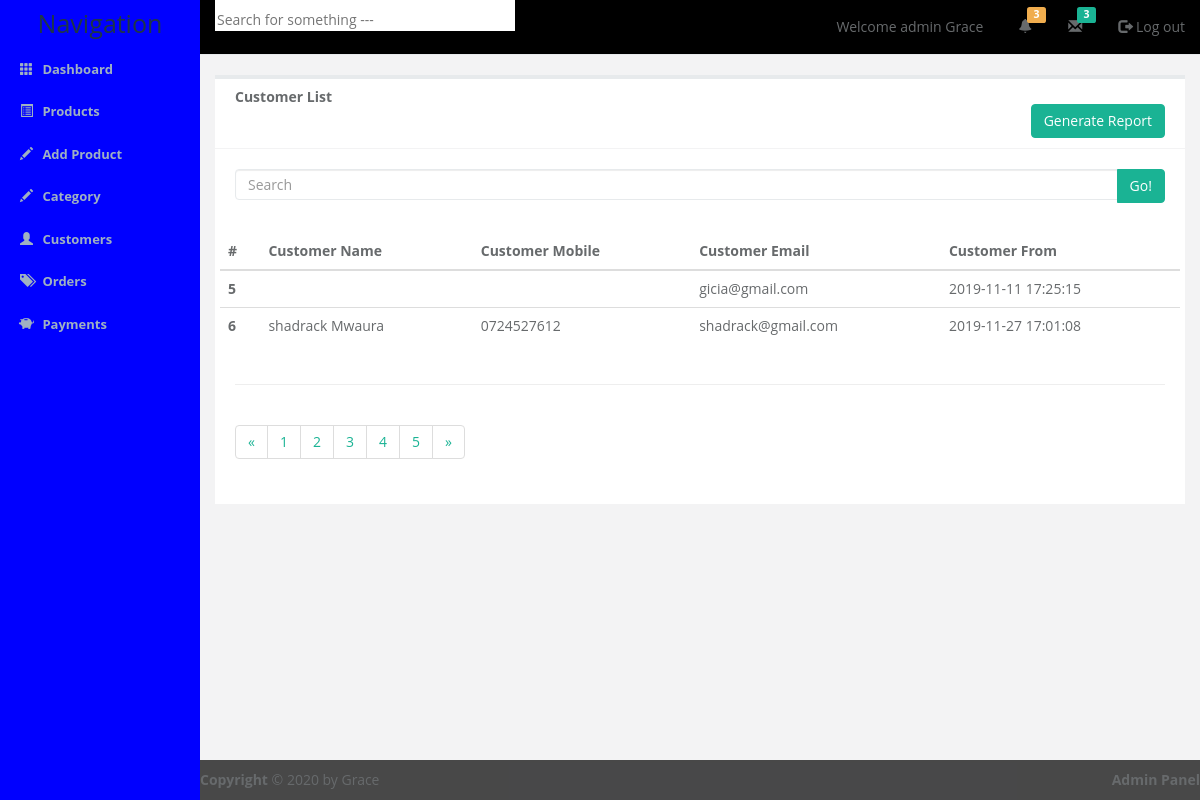
Page /admin/customers.php on the committed database.
### tables this page shows
CREATE TABLE `users` (
  `id` int(11) NOT NULL,
  `email` varchar(255) NOT NULL,
  `password` varchar(255) NOT NULL,
  `timestamp` datetime NOT NULL DEFAULT current_timestamp()
);

CREATE TABLE `usersmeta` (
  `id` int(11) NOT NULL,
  `uid` int(11) NOT NULL,
  `firstname` varchar(255) NOT NULL,
  `lastname` varchar(255) NOT NULL,
  `company` varchar(255) NOT NULL,
  `address1` varchar(255) NOT NULL,
  `address2` varchar(255) NOT NULL,
  `city` varchar(255) NOT NULL,
  `state` varchar(255) NOT NULL,
  `country` varchar(255) NOT NULL,
  `zip` varchar(255) NOT NULL,
  `mobile` varchar(255) NOT NULL
);

### admin/customers.php (the view, shortened to what this page needs)
<?php
require_once 'config/db.php';
?>
<!DOCTYPE html>
<html lang="">
<head>
  <link href="css/bootstrap.min.css" rel="stylesheet">
  <link href="http://netdna.bootstrapcdn.com/bootstrap/3.2.0/css/bootstrap.min.css" rel="stylesheet">
  <link href="css/custom.css" rel="stylesheet">
</head>
<body>
  <div class="container-fluid display-table">
    <div class="row display-table-row">
      <div class="col-md-2 col-sm-1 hidden-xs display-table-cell valign-top" id="side-menu">
        <h1 class="hidden-sm hidden-xs">Navigation</h1>
        <ul>
          <li class="link ">
            <a href="">
              <span class="glyphicon glyphicon-th" aria-hidden="true"></span>
              <span class="hidden-sm hidden-xs">Dashboard</span>
            </a>
          </li>
          <li class="link">
            <a href="products.php">
              <span class="glyphicon glyphicon-list-alt" aria-hidden="true"></span>
              <span class="hidden-sm hidden-xs">Products</span>
            </a>
          </li>
          <li class="link">
            <a href="new-product.php">
              <span class="glyphicon glyphicon-pencil" aria-hidden="true"></span>
              <span class="hidden-sm hidden-xs">Add Product</span>
            </a>
          </li>
          <li class="link">
            <a href="category.php">
              <span class="glyphicon glyphicon-pencil" aria-hidden="true"></span>
              <span class="hidden-sm hidden-xs">Category</span>
            </a>
          </li>
          <li class="link">
            <a href="customers.php">
              <span class="glyphicon glyphicon-user" aria-hidden="true"></span>
              <span class="hidden-sm hidden-xs">Customers</span>
            </a>
          </li>
          <li class="link">
            <a href="orders.php">
              <span class="glyphicon glyphicon-tags" aria-hidden="true"></span>
              <span class="hidden-sm hidden-xs">Orders</span>
            </a>
          </li>
          <li class="link">
            <a href="payments.php">
              <span class="glyphicon glyphicon-piggy-bank" aria-hidden="true"></span>
              <span class="hidden-sm hidden-xs">Payments</span>
            </a>
          </li>
        </ul>
      </div>
      <div class="col-md-10 col-md-11 display-table-cell valign-top box ">
        <div class="row">
          <header id="nav-header" class="clearfix">
            <div class="col-md-5">
              <input type="text" id="header-search-field" name="" class="hidden-sm hidden-xs" placeholder="Search for something ---">
            </div>
            <div class="col-md-7">
              <ul class="pull-right">
                <li id="welcome" class=" hidden-xs">Welcome admin Grace</li>
                <li class="fixed-width">
                  <a href=""><span class="glyphicon glyphicon-bell" aria-hidden="true"></span>
                    <span class="label label-warning"> 3</span></a>
                </li>
                <li class="fixed-width">
                  <a href="">
                    <span class="glyphicon glyphicon-envelope" aria-hidden="true"></span>
                    <span class="label label-message"> 3</span></a>
                </li>
                <li>
                  <a href="" class="logout"><span class="glyphicon glyphicon-log-out" aria-hidden="true"></span> Log
                    out</a>
                </li>
              </ul>
            </div>
          </header>
        </div>
        <div id="content">
          <header class="clearfix">
            <h2 class="page_title">Customer List</h2>
            <a href="reports/customers.php" class="btn btn-primary pull-right" target="_blank" download>Generate
              Report</a>
          </header>
          <div class="content-inner">
            <div class="row search-row">
              <div class="col-md-12">
                <div class="input-group">
                  <input type="text" class="form-control search-field" id="search" placeholder="Search">
                  <span class="input-group-btn">
                    <button type="button" class="btn btn-primary">Go!</button>
                  </span>
                </div>
              </div>
            </div>
            <div class="row">
              <table class="table table-hover">
                <thead>
                  <tr>
                    <th>#</th>
                    <th>Customer Name</th>
                    <th>Customer Mobile</th>
                    <th>Customer Email</th>
                    <th>Customer From</th>
                  </tr>
                </thead>
                <tbody>
                  <?php
                  $sql = "SELECT * FROM users u JOIN usersmeta u1 WHERE u.id=u1.uid";
                  $res = mysqli_query($con, $sql);
                  while ($r = mysqli_fetch_assoc($res)) {
                  ?>
                    <tr>
                      <th scope="row"><?php echo $r['id']; ?></th>
                      <td><?php echo $r['firstname'] . " " . $r['lastname']; ?></td>
                      <td><?php echo $r['mobile']; ?></td>
                      <td><?php echo $r['email']; ?></td>
                      <td><?php echo $r['timestamp']; ?></td>
                    <?php } ?>
                </tbody>
              </table>
            </div>
            <hr>
            <div class="row">
              <div class="col-md-12">
                <nav>
                  <ul class="pagination">
                    <li><a href="#">&laquo;</a></li>
                    <li><a href="#">1</a></li>
                    <li><a href="#">2</a></li>
                    <li><a href="#">3</a></li>
                    <li><a href="#">4</a></li>
                    <li><a href="#">5</a></li>
                    <li><a href="#">&raquo;</a></li>
                  </ul>
                </nav>
              </div>
            </div>
          </div>
        </div>
        <div class="row">
          <footer id="admin-footer" class="cle">
            <div class="pull-left">
              <b>Copyright </b>&copy; 2020 by Grace
            </div>
            <div class="pull-right">
              <b>Admin Panel</b>
            </div>
          </footer>
        </div>
      </div>
    </div>
  </div>
</body>
</html>

### admin/css/custom.css (style rules this page uses)
html, body { font-family: "open sans", "helvetica Neue",helvetica, Arial, sans-serif; background-color: #f3f3f4; color: #676a6c; height: 100%; }
.box { border: 1px; }
#side-menu { background-color:blue; padding: 0px; }
#side-menu h1 { color: #1f3647; text-align: center; margin: 10px 0px; font-size: 25px; }
#side-menu ul { list-style: none; padding: 0px; margin: 0px; }
#side-menu a { list-style: none; padding: 12px 20px; text-decoration: none; color: #9fb1c2; font-weight: bold; font-size: 13px; display: block; }
#side-menu .glyphicon { margin-right: 6px; }
.display-table { display: table; padding: 0px; height: 100%; width: 100%; }
.display-table-row { display: table-row; height: 100%; }
.display-table-cell { display: table-cell; height: 100%; }
.valign-top { vertical-align: top; }
#nav-header { background-color: black; border-bottom: 1px solid #e7eaec; }
#nav-header #header-search-field { padding-top: 10px; vertical-align: center; border: none; width: 300px; outline: none; }
#nav-header ul { margin: 0px; padding: 0px; list-style: none; color: #676a6c; }
#nav-header ul li { float: left; margin-left: 15px; padding: 17px 0px; }
#nav-header ul .glyphicon { color: #676a6c; }
.label-message { background-color: #1ab394; }
#nav-header ul a { text-decoration: none; }
#nav-header .logout { color: #676a6c; }
#nav-header #welcome { margin-right: 20px; }
#nav-header ul .label { position: absolute; margin-top: -10px; margin-left: -5px; }
#nav-header .fixed-width { width: 35px; }
#admin-footer { position: absolute; width: 100%; bottom: 0px; background-color: rgb(0,0,0,0.7); padding: 10px 0px; }
#content { margin: 20px 0px 50px 0px; background-color: #fff; border-top:4px #e7eaec solid; }
#content header { border-bottom: 1px #f3f3f4 solid; padding: 10px 20px; }
.page_title { font-size: 14px; font-weight: bold; margin: 0px; }
.content-inner { padding: 20px; }
.search-field { height: 31px; border: 1px #e7eaec solid; }
.search-row { margin-bottom: 30px; }
.btn-primary { background-color: #1ab394; border: 1px solid #1ab394; }
.pagination a { color: #1ab394 !important; }

### rows in the picture
users: usersmeta.id "5", email "gicia@gmail.com", timestamp "2019-11-11 17:25:15"
users: usersmeta.id "6", usersmeta.firstname "shadrack", usersmeta.lastname "Mwaura", usersmeta.mobile "0724527612", email "shadrack@gmail.com", timestamp "2019-11-27 17:01:08"
